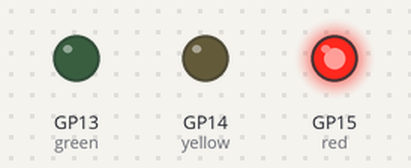
Simulated run of this program. Board: Raspberry Pi Pico running MicroPython. Shown: output pins drawn as LEDs (lit = HIGH). Wiring (from the project's diagram.json): green LED on GP13, yellow LED on GP14, red LED on GP15. What the program prints to the serial console is not drawn.

Above: at 2.5 s.
At 7.5 s:
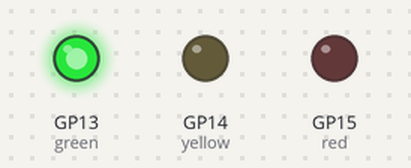
At 11.0 s:
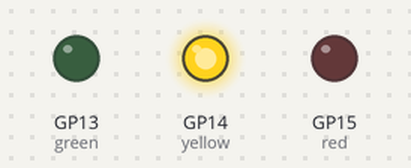
Timing chart, 0 to 15.6 s (numbered marks = the images above):
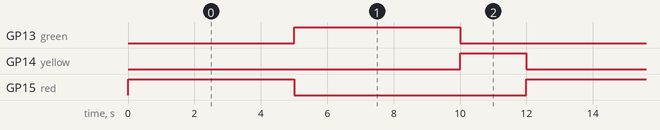

Measured:
- by itself, GP13 (green), GP15 (red): alternates HIGH for 5.0 s and LOW for 7.0 s
- by itself, GP14 (yellow): alternates HIGH for 2.0 s and LOW for 10.0 s
- by itself, everything shown: repeats every 12.0 s, in 3 steps

The program:

main.py
```python
from machine import Pin
import time

# Khởi tạo các chân GPIO cho Raspberry Pi Pico
red = Pin(15, Pin.OUT)
yellow = Pin(14, Pin.OUT)
green = Pin(13, Pin.OUT)

def all_off():
    red.value(0)
    yellow.value(0)
    green.value(0)

print("Hệ thống đèn giao thông bắt đầu chạy...")

while True:
    # Đèn ĐỎ - 5 giây
    all_off()
    red.value(1)
    print('ĐỎ — Dừng')
    time.sleep(5) # Phải thụt lề vào trong như thế này

    # Đèn XANH - 5 giây
    all_off()
    green.value(1)
    print('XANH — Đi')
    time.sleep(5)

    # Đèn VÀNG - 2 giây
    all_off()
    yellow.value(1)
    print('VÀNG — Chuẩn bị dừng')
    time.sleep(2)
```
